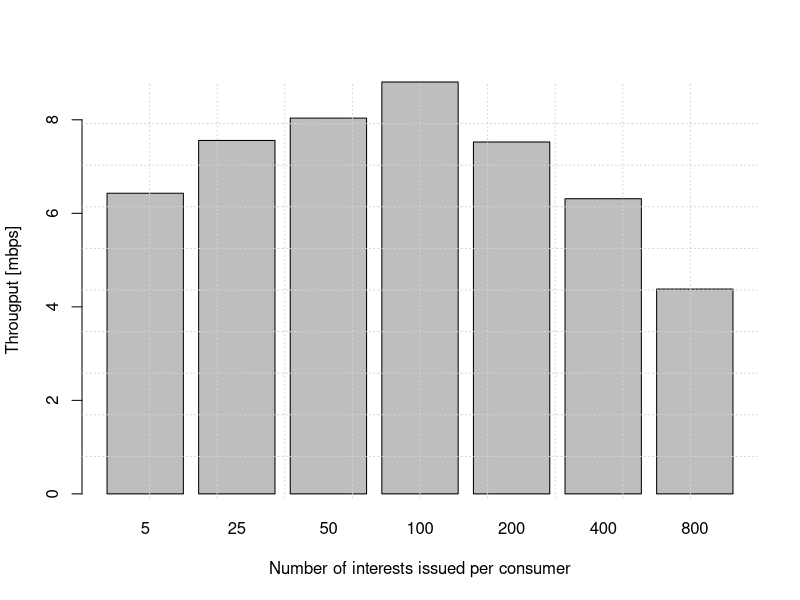

Here is the R script that generated this plot:
v = read.csv("throughput_pk_2x2.csv",sep=',')
a=aggregate(v,by=list(v$n_pkt),FUN=mean)
png("throughput_pk_2x2.png")
barplot(8.0*(a$thput)/1000000,names=c(5,25,50,100,200,400,800),xlab="Number of interests issued per consumer",ylab="Througput [mbps]")
grid(10,10)
dev.off()
